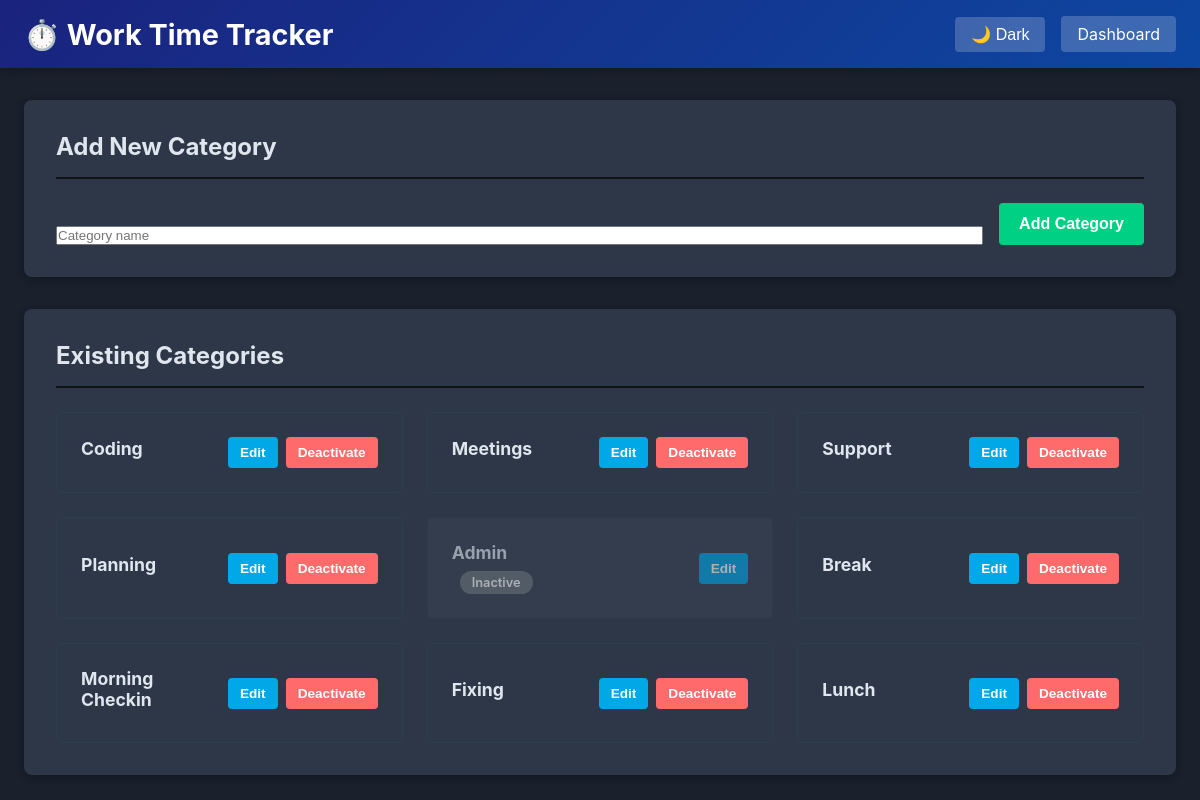
The page /categories on the database as committed earlier.
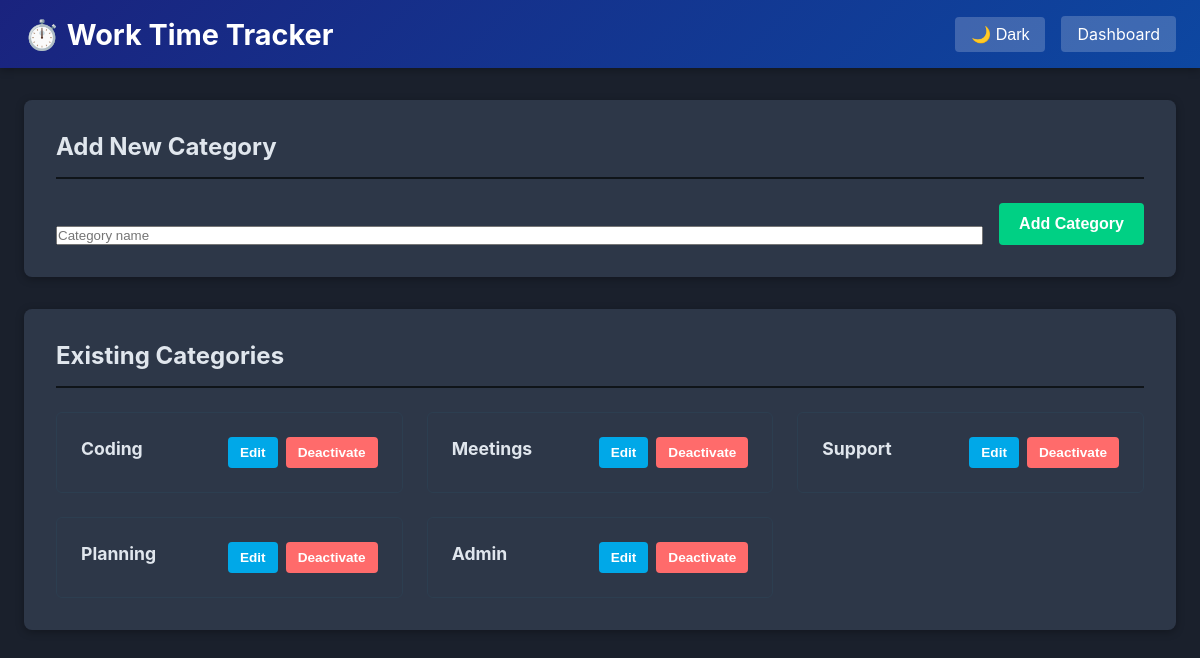
The same page on the database as committed later.
### app/models.py (models this page shows, shortened)
class Category(Base):
    __tablename__ = "categories"
    id = Column(Integer, primary_key=True, index=True)
    name = Column(String(255), unique=True, nullable=False, index=True)
    is_active = Column(Integer, default=1, nullable=False)  # 1=active, 0=soft deleted
    sort_order = Column(Integer, default=0, nullable=False)
    created_utc = Column(String(50), nullable=False)

### app/main.py (the view)
@app.get("/categories", response_class=HTMLResponse)
def categories_page(db: Session = Depends(get_db)):
    categories = db.query(Category).order_by(Category.sort_order).all()
    template = jinja_env.get_template("categories.html")
    return template.render(categories=categories)

### app/templates/categories.html (shortened to what this page needs)
<!DOCTYPE html>
<html lang="en">
<head>
    <link rel="stylesheet" href="/static/style.css">
</head>
<body>
    <nav class="navbar">
        <div class="nav-container">
            <h1 class="nav-title">⏱️ Work Time Tracker</h1>
            <div style="display: flex; gap: 1rem; align-items: center;">
                <button id="themeToggle" class="theme-toggle">🌙 Dark</button>
                <a href="/" class="nav-link">Dashboard</a>
            </div>
        </div>
    </nav>
    <div class="container">
        <section class="card">
            <h2>Add New Category</h2>
            <form method="POST" action="/categories/add" class="form-inline">
                <input type="text" name="name" placeholder="Category name" required>
                <button type="submit" class="btn btn-success">Add Category</button>
            </form>
        </section>
        <section class="card">
            <h2>Existing Categories</h2>
            {% if categories %}
                <div class="categories-list">
                    {% for category in categories %}
                        <div class="category-item {% if category.is_active == 0 %}inactive{% endif %}">
                            <div class="category-info">
                                <strong>{{ category.name }}</strong>
                                {% if category.is_active == 0 %}
                                    <span class="badge-inactive">Inactive</span>
                                {% endif %}
                            </div>
                            <div class="category-actions">
                                <button class="btn btn-sm btn-primary edit-category-btn" data-category-id="{{ category.id }}" data-category-name="{{ category.name }}">
                                    Edit
                                </button>
                                {% if category.is_active == 1 %}
                                    <form method="POST" action="/categories/{{ category.id }}/delete" style="display:inline;">
                                        <button type="submit" class="btn btn-sm btn-danger" onclick="return confirm('Soft-delete this category?')">
                                            Deactivate
                                        </button>
                                    </form>
                                {% endif %}
                            </div>
                        </div>
                    {% endfor %}
                </div>
            {% else %}
                <p class="no-data">No categories yet.</p>
            {% endif %}
        </section>
    </div>
</body>
</html>

### app/static/style.css (style rules this page uses)
* { margin: 0; padding: 0; box-sizing: border-box; }
:root { --primary-color: #00a8e8; --success-color: #00d084; --danger-color: #ff6b6b; --warning-color: #ffd93d; --info-color: #1abc9c; --secondary-color: #6c757d; --light-bg: #0f1419; --dark-text: #e0e6ed; --border-color: #2c3e50; --shadow: 0 2px 8px rgba(0, 0, 0, 0.3); --shadow-lg: 0 4px 16px rgba(0, 0, 0, 0.5); --body-bg: #1a202c; --card-bg: #2d3748; --input-bg: #374151; --table-hover-bg: #374151; --running-row-bg: #1a3a2e; --running-row-hover-bg: #204a3e; --modal-bg: #2d3748; --error-bg: #3d2020; --code-bg: #1a202c; }
html, body { height: 100%; font-family: -apple-system, BlinkMacSystemFont, "Segoe UI", Roboto, "Helvetica Neue", Arial, sans-serif; background-color: var(--body-bg); color: var(--dark-text); }
.navbar { background: linear-gradient(135deg, #1a237e 0%, #0d47a1 100%); color: white; padding: 1rem 0; box-shadow: var(--shadow); position: sticky; top: 0; z-index: 100; }
.nav-container { max-width: 1200px; margin: 0 auto; padding: 0 1.5rem; display: flex; justify-content: space-between; align-items: center; }
.nav-title { font-size: 1.8rem; font-weight: 700; }
.nav-link { color: white; text-decoration: none; background: rgba(255, 255, 255, 0.2); padding: 0.5rem 1rem; border-radius: 4px; transition: background 0.3s; }
.theme-toggle { background: rgba(255, 255, 255, 0.2); color: white; border: none; padding: 0.5rem 1rem; border-radius: 4px; cursor: pointer; font-size: 1rem; transition: background 0.3s; }
.container { max-width: 1200px; margin: 2rem auto; padding: 0 1.5rem; }
.card { background: var(--card-bg); border-radius: 8px; padding: 2rem; margin-bottom: 2rem; box-shadow: var(--shadow); transition: box-shadow 0.3s; }
.card h2 { margin-bottom: 1.5rem; color: var(--dark-text); border-bottom: 2px solid var(--light-bg); padding-bottom: 1rem; }
.form-inline { display: flex; gap: 1rem; align-items: flex-end; }
.form-inline input { flex: 1; }
.btn { padding: 0.75rem 1.25rem; border: none; border-radius: 4px; font-size: 1rem; font-weight: 600; cursor: pointer; transition: all 0.3s; display: inline-block; text-align: center; text-decoration: none; }
.btn-sm { padding: 0.5rem 0.75rem; font-size: 0.85rem; }
.btn-success { background: var(--success-color); color: white; }
.btn-danger { background: var(--danger-color); color: white; }
.btn-primary { background: var(--primary-color); color: white; }
.categories-list { display: grid; gap: 1.5rem; grid-template-columns: repeat(auto-fill, minmax(300px, 1fr)); }
.category-item { display: flex; justify-content: space-between; align-items: center; padding: 1.5rem; background: var(--card-bg); border: 1px solid var(--border-color); border-radius: 6px; transition: all 0.3s; }
.category-info { flex: 1; }
.category-info strong { font-size: 1.1rem; display: block; margin-bottom: 0.5rem; }
.category-actions { display: flex; gap: 0.5rem; margin-left: 1rem; }
.category-actions .btn { white-space: nowrap; }

Rows that differ between the two databases and show on the page:
removed Category: name "Break"
removed Category: name "Morning Checkin"
removed Category: name "Fixing"
removed Category: name "Lunch"
changed Category "Admin": is_active "Inactive" → "Deactivate"
